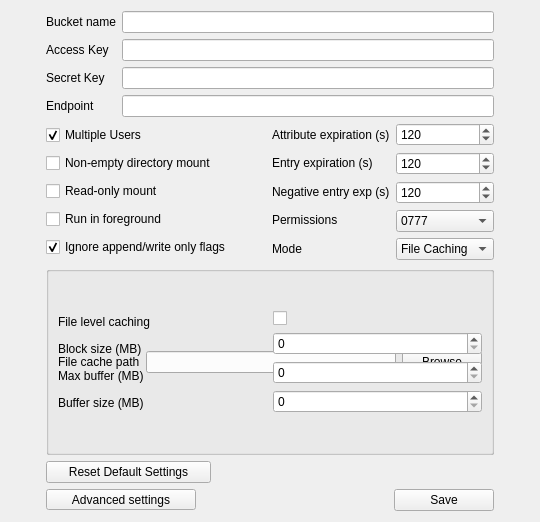
<?xml version="1.0" encoding="UTF-8"?>
<ui version="4.0">
 <class>Form</class>
 <widget class="QWidget" name="Form">
  <property name="geometry">
   <rect>
    <x>0</x>
    <y>0</y>
    <width>540</width>
    <height>522</height>
   </rect>
  </property>
  <property name="windowTitle">
   <string>Form</string>
  </property>
  <layout class="QGridLayout" name="gridLayout">
   <item row="5" column="0">
    <layout class="QVBoxLayout" name="verticalLayout_10" stretch="0,0,0,0,0">
     <property name="spacing">
      <number>6</number>
     </property>
     <property name="sizeConstraint">
      <enum>QLayout::SetMinimumSize</enum>
     </property>
     <item>
      <widget class="QCheckBox" name="checkbox_multiUser">
       <property name="toolTip">
        <string>&lt;html&gt;&lt;head/&gt;&lt;body&gt;&lt;p&gt;Select to allow multiple users to access the container&lt;/p&gt;&lt;/body&gt;&lt;/html&gt;</string>
       </property>
       <property name="text">
        <string>Multiple Users</string>
       </property>
       <property name="checked">
        <bool>true</bool>
       </property>
      </widget>
     </item>
     <item>
      <widget class="QCheckBox" name="checkbox_nonEmptyDir">
       <property name="text">
        <string>Non-empty directory mount</string>
       </property>
      </widget>
     </item>
     <item>
      <widget class="QCheckBox" name="checkbox_readOnly">
       <property name="text">
        <string>Read-only mount</string>
       </property>
      </widget>
     </item>
     <item>
      <widget class="QCheckBox" name="checkbox_daemonForeground">
       <property name="text">
        <string>Run in foreground</string>
       </property>
      </widget>
     </item>
     <item>
      <widget class="QCheckBox" name="checkbox_libfuse_ignoreAppend">
       <property name="text">
        <string>Ignore append/write only flags</string>
       </property>
       <property name="checked">
        <bool>true</bool>
       </property>
      </widget>
     </item>
    </layout>
   </item>
   <item row="11" column="0">
    <widget class="QToolButton" name="button_advancedSettings">
     <property name="maximumSize">
      <size>
       <width>150</width>
       <height>16777215</height>
      </size>
     </property>
     <property name="text">
      <string>Advanced settings</string>
     </property>
    </widget>
   </item>
   <item row="5" column="1">
    <layout class="QHBoxLayout" name="horizontalLayout_4">
     <item>
      <layout class="QVBoxLayout" name="verticalLayout">
       <item>
        <widget class="QLabel" name="label_4">
         <property name="text">
          <string>Attribute expiration (s)</string>
         </property>
        </widget>
       </item>
       <item>
        <widget class="QLabel" name="label_5">
         <property name="text">
          <string>Entry expiration (s)</string>
         </property>
        </widget>
       </item>
       <item>
        <widget class="QLabel" name="label_6">
         <property name="text">
          <string>Negative entry exp (s)</string>
         </property>
        </widget>
       </item>
       <item>
        <widget class="QLabel" name="label_3">
         <property name="text">
          <string>Permissions</string>
         </property>
        </widget>
       </item>
       <item>
        <widget class="QLabel" name="label_2">
         <property name="text">
          <string>Mode</string>
         </property>
        </widget>
       </item>
      </layout>
     </item>
     <item>
      <layout class="QVBoxLayout" name="verticalLayout_2">
       <item>
        <widget class="QSpinBox" name="spinBox_libfuse_attExp">
         <property name="maximum">
          <number>3000</number>
         </property>
         <property name="singleStep">
          <number>30</number>
         </property>
         <property name="value">
          <number>120</number>
         </property>
        </widget>
       </item>
       <item>
        <widget class="QSpinBox" name="spinBox_libfuse_entExp">
         <property name="maximum">
          <number>3000</number>
         </property>
         <property name="singleStep">
          <number>30</number>
         </property>
         <property name="value">
          <number>120</number>
         </property>
        </widget>
       </item>
       <item>
        <widget class="QSpinBox" name="spinBox_libfuse_negEntryExp">
         <property name="maximum">
          <number>3000</number>
         </property>
         <property name="singleStep">
          <number>30</number>
         </property>
         <property name="value">
          <number>120</number>
         </property>
        </widget>
       </item>
       <item>
        <widget class="QComboBox" name="dropDown_libfuse_permissions">
         <property name="toolTip">
          <string>&lt;html&gt;&lt;head/&gt;&lt;body&gt;&lt;p&gt;Default permissions to be presented for block blobs&lt;/p&gt;&lt;/body&gt;&lt;/html&gt;</string>
         </property>
         <item>
          <property name="text">
           <string>0777</string>
          </property>
         </item>
         <item>
          <property name="text">
           <string>0666</string>
          </property>
         </item>
         <item>
          <property name="text">
           <string>0644</string>
          </property>
         </item>
         <item>
          <property name="text">
           <string>0444</string>
          </property>
         </item>
        </widget>
       </item>
       <item>
        <widget class="QComboBox" name="dropDown_pipeline">
         <property name="toolTip">
          <string>&lt;html&gt;&lt;head/&gt;&lt;body&gt;&lt;p&gt;Set up the pipeline for LyveFuse. &lt;/p&gt;&lt;p&gt;Choose streaming or file caching&lt;/p&gt;&lt;/body&gt;&lt;/html&gt;</string>
         </property>
         <item>
          <property name="text">
           <string>File Caching</string>
          </property>
         </item>
         <item>
          <property name="text">
           <string>Streaming</string>
          </property>
         </item>
        </widget>
       </item>
      </layout>
     </item>
    </layout>
   </item>
   <item row="6" column="0" colspan="2">
    <widget class="QGroupBox" name="groupbox_fileCache">
     <property name="title">
      <string/>
     </property>
     <layout class="QGridLayout" name="gridLayout_3">
      <item row="0" column="0">
       <layout class="QHBoxLayout" name="horizontalLayout">
        <item>
         <widget class="QLabel" name="fileCache_label">
          <property name="text">
           <string>File cache path</string>
          </property>
         </widget>
        </item>
        <item>
         <widget class="QLineEdit" name="lineEdit_fileCache_path"/>
        </item>
        <item>
         <widget class="QPushButton" name="button_browse">
          <property name="text">
           <string>Browse</string>
          </property>
         </widget>
        </item>
       </layout>
      </item>
     </layout>
    </widget>
   </item>
   <item row="0" column="0" colspan="2">
    <layout class="QHBoxLayout" name="horizontalLayout_2">
     <item>
      <layout class="QVBoxLayout" name="verticalLayout_3">
       <item>
        <widget class="QLabel" name="label_9">
         <property name="text">
          <string>Bucket name</string>
         </property>
        </widget>
       </item>
       <item>
        <widget class="QLabel" name="label_8">
         <property name="text">
          <string>Access Key</string>
         </property>
        </widget>
       </item>
       <item>
        <widget class="QLabel" name="label_7">
         <property name="text">
          <string>Secret Key</string>
         </property>
        </widget>
       </item>
       <item>
        <widget class="QLabel" name="label">
         <property name="text">
          <string>Endpoint</string>
         </property>
        </widget>
       </item>
      </layout>
     </item>
     <item>
      <layout class="QVBoxLayout" name="verticalLayout_6">
       <item>
        <widget class="QLineEdit" name="lineEdit_bucketName"/>
       </item>
       <item>
        <widget class="QLineEdit" name="lineEdit_accessKey"/>
       </item>
       <item>
        <widget class="QLineEdit" name="lineEdit_secretKey"/>
       </item>
       <item>
        <widget class="QLineEdit" name="lineEdit_endpoint"/>
       </item>
      </layout>
     </item>
    </layout>
   </item>
   <item row="8" column="0">
    <widget class="QPushButton" name="button_resetDefaultSettings">
     <property name="enabled">
      <bool>true</bool>
     </property>
     <property name="maximumSize">
      <size>
       <width>165</width>
       <height>16777215</height>
      </size>
     </property>
     <property name="layoutDirection">
      <enum>Qt::LeftToRight</enum>
     </property>
     <property name="text">
      <string>Reset Default Settings</string>
     </property>
     <property name="default">
      <bool>false</bool>
     </property>
    </widget>
   </item>
   <item row="6" column="0" colspan="2">
    <widget class="QGroupBox" name="groupbox_streaming">
     <property name="title">
      <string/>
     </property>
     <layout class="QGridLayout" name="gridLayout_2">
      <item row="0" column="0">
       <layout class="QHBoxLayout" name="horizontalLayout_3">
        <item>
         <layout class="QVBoxLayout" name="verticalLayout_4">
          <item>
           <widget class="QLabel" name="fileLevelCaching_label">
            <property name="text">
             <string>File level caching</string>
            </property>
           </widget>
          </item>
          <item>
           <widget class="QLabel" name="blockSize_label">
            <property name="text">
             <string>Block size (MB)</string>
            </property>
           </widget>
          </item>
          <item>
           <widget class="QLabel" name="maxBuffer_label">
            <property name="text">
             <string>Max buffer (MB)</string>
            </property>
           </widget>
          </item>
          <item>
           <widget class="QLabel" name="bufferSize_label">
            <property name="text">
             <string>Buffer size (MB)</string>
            </property>
           </widget>
          </item>
         </layout>
        </item>
        <item>
         <layout class="QVBoxLayout" name="verticalLayout_5">
          <item>
           <widget class="QCheckBox" name="checkbox_streaming_fileCachingLevel">
            <property name="text">
             <string/>
            </property>
           </widget>
          </item>
          <item>
           <widget class="QSpinBox" name="spinBox_streaming_blockSize">
            <property name="maximum">
             <number>3000</number>
            </property>
           </widget>
          </item>
          <item>
           <widget class="QSpinBox" name="spinBox_streaming_maxBuff">
            <property name="maximum">
             <number>3000</number>
            </property>
           </widget>
          </item>
          <item>
           <widget class="QSpinBox" name="spinBox_streaming_buffSize">
            <property name="maximum">
             <number>3000</number>
            </property>
           </widget>
          </item>
         </layout>
        </item>
       </layout>
      </item>
     </layout>
    </widget>
   </item>
   <item row="11" column="1">
    <widget class="QPushButton" name="button_okay">
     <property name="maximumSize">
      <size>
       <width>100</width>
       <height>16777215</height>
      </size>
     </property>
     <property name="layoutDirection">
      <enum>Qt::RightToLeft</enum>
     </property>
     <property name="text">
      <string>Save</string>
     </property>
    </widget>
   </item>
  </layout>
 </widget>
 <resources/>
 <connections/>
</ui>
